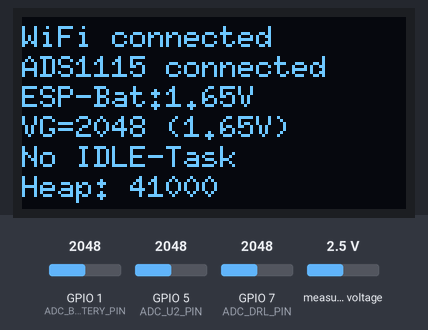
The sketch below on a simulated ESP32-S3. Shown: 128×64 one-colour display. The inputs (shaded band) are chosen by the test bench; at power-on: GPIO 1 (ADC_BATTERY_PIN) = 2048, GPIO 5 (ADC_U2_PIN) = 2048, GPIO 7 (ADC_DRL_PIN) = 2048, measured voltage 2.5 V. WiFi joins after 1.5 s; servers stay silent unless stated; what the sketch prints to the serial monitor is not drawn.

Above: at 10.6 s.
10.7 s: GPIO 1 (ADC_BATTERY_PIN) set to 2866
At 20.8 s:
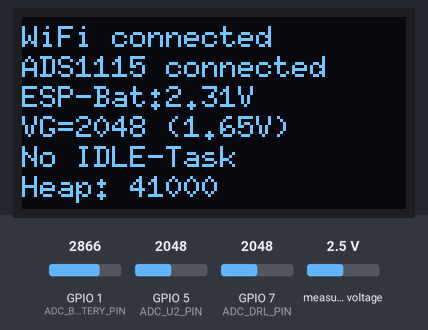
21.5 s: GPIO 5 (ADC_U2_PIN) set to 2866
At 31.0 s:
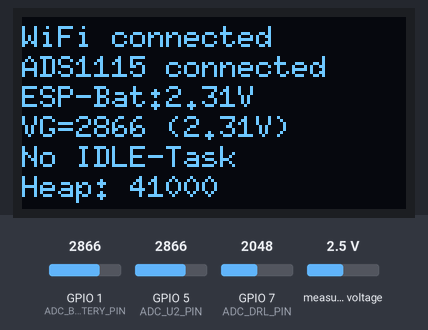
31.5 s: GPIO 1 (ADC_BATTERY_PIN) set to 3972
At 41.2 s:
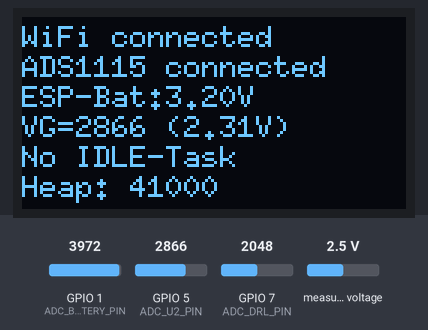
41.5 s: GPIO 5 (ADC_U2_PIN) set to 3972
At 51.2 s:
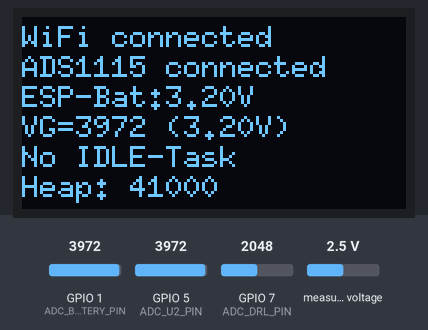
51.5 s: GPIO 1 (ADC_BATTERY_PIN) set to 1228
At 60.4 s:
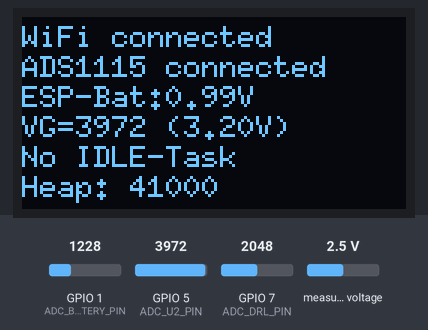
61.5 s: GPIO 5 (ADC_U2_PIN) set to 1228
At 70.6 s:
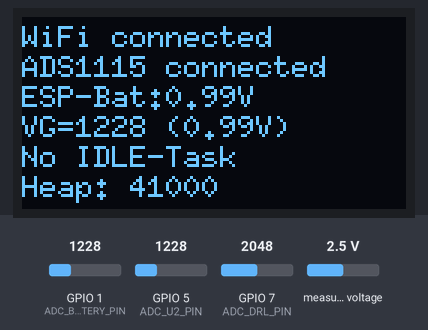
Timing chart, 0 to 72.1 s (numbered marks = the images above; inputs shaded):
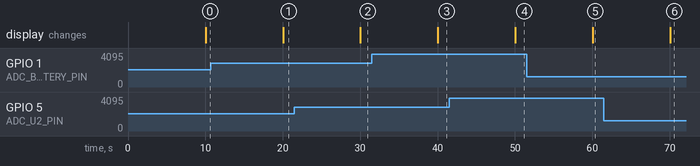

Measured:
- after the input at 10.7 s, the display: changes after 9.3 s (image 1)
- after the input at 21.5 s, the display: changes after 8.5 s (image 2)
- after the input at 31.5 s, the display: changes after 8.5 s (image 3)
- after the input at 41.5 s, the display: changes after 8.5 s (image 4)
- after the input at 51.5 s, the display: changes after 8.6 s (image 5)
- after the input at 61.5 s, the display: changes after 8.6 s (image 6)

The sketch:

Heltec_Wifi_Kit_32_FBT_Perf_Stats.ino
```cpp
// Optimierter Code für ESP32-S3 mit sicherem Timer-Handling
// UDP-Paketversand wird aus ISR herausgenommen, um WDT zu vermeiden
#include <Arduino.h>
#include <Wire.h>
#include <U8g2lib.h>
#include <ADS1115_WE.h>
#include <WiFi.h>
#include <WiFiUdp.h>
#include "freertos/FreeRTOS.h"
#include "freertos/task.h"
#include "esp_heap_caps.h"

#define SDA_ADS 26
#define SCL_ADS 33
#define ADS_ADDRESS 0x48
#define ADS_FREQ 400000


TwoWire I2C_ads = TwoWire(1);
ADS1115_WE adc = ADS1115_WE(&I2C_ads, ADS_ADDRESS);

#define ADC_BATTERY_PIN 1
#define ADC_U2_PIN 5  // GPIO5 = ADC1_CH4
#define ADC_DRL_PIN 7  // GPIO7 = ADC1_CH6

const char* ssid = "Raspi-Wifi-2.4";
const char* password = "raspi01-wifi";
WiFiUDP Udp;
IPAddress unicastIP(10, 42, 0, 1);
constexpr uint16_t PORT = 8266;

U8G2_SSD1306_128X64_NONAME_F_HW_I2C u8g2(U8G2_R0, /* reset=*/ 21, /* clock=*/ 18, /* data=*/ 17);

hw_timer_t* timer = NULL;
portMUX_TYPE timerMux = portMUX_INITIALIZER_UNLOCKED;

#define faADC 200
#define packetSize 20

int packetCounter = 0;
char packetBuffer[64 * packetSize];
volatile bool readADC = false;  // Flag aus ISR

unsigned long lastBatteryCheck = 0;
const unsigned long batteryCheckInterval = 10000;

char runtimeStats[1024];
unsigned long lastCoreCheck = 0;
float core0Usage = -1;
float core1Usage = -1;

void IRAM_ATTR onTimer() {
  portENTER_CRITICAL_ISR(&timerMux);
  readADC = true;
  portEXIT_CRITICAL_ISR(&timerMux);
}

void setup() {
  Serial.begin(115200);
  I2C_ads.begin(SDA_ADS, SCL_ADS, ADS_FREQ);

  u8g2.begin();
  u8g2.clearBuffer();
  u8g2.setFont(u8g2_font_6x10_tf);
  u8g2.drawStr(0, 10, "Power on");
  u8g2.drawStr(0, 20, "Searching ...");
  u8g2.sendBuffer();

  WiFi.disconnect(true);
  delay(100);
  WiFi.mode(WIFI_STA);
  WiFi.begin(ssid, password);
  while (WiFi.waitForConnectResult() != WL_CONNECTED) {
    delay(500);
  }

  Serial.println("\nVerbunden mit: " + WiFi.SSID());
  u8g2.clearBuffer();
  u8g2.drawStr(0, 10, "WiFi connected");

  if (!adc.init()) {
    Serial.println("ADS1115 NICHT gefunden");
    u8g2.drawStr(0, 20, "ADS1115 NOT found");
  } else {
    Serial.println("ADS1115 verbunden");
    u8g2.drawStr(0, 20, "ADS1115 connected");
    adc.setVoltageRange_mV(ADS1115_RANGE_0256);
    adc.setCompareChannels(ADS1115_COMP_0_1);
    adc.setConvRate(ADS1115_250_SPS);
    adc.setMeasureMode(ADS1115_CONTINUOUS);
  }
  delay(3000);

  timer = timerBegin(1000000);
  timerAttachInterrupt(timer, &onTimer);
  timerAlarm(timer, 1000000 / faADC, true, 0);
}

void loop() {
  if (readADC) {
    portENTER_CRITICAL(&timerMux);
    readADC = false;
    portEXIT_CRITICAL(&timerMux);

    int adcValue = adc.getRawResult();
    int drlValue = analogRead(ADC_DRL_PIN);         // interner ESP32 ADC

    char mString1[32];
    char mString2[32];
    int timestamp = millis();
    sprintf(mString1, "FBT:%i,t:%lu\r\n", adcValue, timestamp);
    sprintf(mString2, "DRL:%i,t:%lu\r\n", drlValue, timestamp);

    strcat(packetBuffer, mString1);
    strcat(packetBuffer, mString2);
    packetCounter++;
    // UDP-Paket senden fuehrt zu einem erhoehten Leistungs- bzw. Strombedarf des ESP32
    // Daher kommen die beobachtbaren Pegelschwankungen auf der Versorgungsleitung
    if (packetCounter > packetSize - 1) {
      Udp.beginPacket(unicastIP, PORT);
      Udp.write((uint8_t*)packetBuffer, strlen(packetBuffer));
      Udp.endPacket();
      packetCounter = 0;
      packetBuffer[0] = '\0';
    }
  }

  unsigned long currentMillis = millis();
  if (currentMillis - lastBatteryCheck >= batteryCheckInterval) {
    lastBatteryCheck = currentMillis;
    // Check Batteries
    int batValue = analogRead(ADC_BATTERY_PIN);
    int vgValue  = analogRead(ADC_U2_PIN);
    float voltage = (batValue / 4095.0) * 3.3;
    float vg_volt = (vgValue / 4095.0) * 3.3;
    char voltageStr[16];
    char vgStr[16];
    snprintf(voltageStr, sizeof(voltageStr), "ESP-Bat:%.2fV", voltage);
    snprintf(vgStr, sizeof(vgStr), "VG=%d (%.2fV)", vgValue, vg_volt);

    // Check Core Load
    vTaskGetRunTimeStats(runtimeStats);
    float idle0 = -1, idle1 = -1;
    char* line = strtok(runtimeStats, "\n");
    while (line != nullptr) {
      if (strstr(line, "IDLE0")) {
        sscanf(line, "IDLE0 %*u %f", &idle0);
      } else if (strstr(line, "IDLE1")) {
        sscanf(line, "IDLE1 %*u %f", &idle1);
      }
      line = strtok(nullptr, "\n");
    }
    char coreString[16];
    if (idle0 >= 0 && idle1 >= 0) {
      core0Usage = 100.0 - idle0;
      core1Usage = 100.0 - idle1;
      snprintf(coreString, sizeof(coreString),"C0:%.1f%%|C1:%.1f%%\n", core0Usage, core1Usage);
    }
    else {
      snprintf(coreString, sizeof(coreString),"No IDLE-Task");
      core0Usage = core1Usage = -1;
    }
    // Check Heap Memory
    uint32_t freeHeap = ESP.getFreeHeap();
    char memStr[32];
    snprintf(memStr, sizeof(memStr), "Heap: %lu", freeHeap);
    // Update LCD Display
    u8g2.clearBuffer();
    u8g2.drawStr(0, 10, "WiFi connected");
    u8g2.drawStr(0, 20, "ADS1115 connected");
    u8g2.drawStr(0, 30, voltageStr);
    u8g2.drawStr(0, 40, vgStr);
    u8g2.drawStr(0, 50, coreString);
    u8g2.drawStr(0, 60, memStr);
    u8g2.sendBuffer();
  }
}
```
